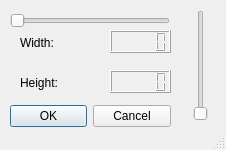
<?xml version="1.0" encoding="UTF-8"?>
<ui version="4.0">
 <class>QSettings</class>
 <widget class="QMainWindow" name="QSettings">
  <property name="geometry">
   <rect>
    <x>0</x>
    <y>0</y>
    <width>226</width>
    <height>150</height>
   </rect>
  </property>
  <property name="windowTitle">
   <string>Settings</string>
  </property>
  <widget class="QWidget" name="centralwidget">
   <widget class="QDialogButtonBox" name="buttonBox">
    <property name="geometry">
     <rect>
      <x>10</x>
      <y>100</y>
      <width>161</width>
      <height>32</height>
     </rect>
    </property>
    <property name="orientation">
     <enum>Qt::Horizontal</enum>
    </property>
    <property name="standardButtons">
     <set>QDialogButtonBox::Cancel|QDialogButtonBox::Ok</set>
    </property>
   </widget>
   <widget class="QLCDNumber" name="lcdWidth">
    <property name="geometry">
     <rect>
      <x>110</x>
      <y>30</y>
      <width>61</width>
      <height>23</height>
     </rect>
    </property>
   </widget>
   <widget class="QLCDNumber" name="lcdHeight">
    <property name="geometry">
     <rect>
      <x>110</x>
      <y>70</y>
      <width>61</width>
      <height>23</height>
     </rect>
    </property>
   </widget>
   <widget class="QLabel" name="lHeight">
    <property name="geometry">
     <rect>
      <x>20</x>
      <y>72</y>
      <width>81</width>
      <height>21</height>
     </rect>
    </property>
    <property name="text">
     <string>Height: </string>
    </property>
   </widget>
   <widget class="QSlider" name="sliderWidth">
    <property name="geometry">
     <rect>
      <x>10</x>
      <y>10</y>
      <width>160</width>
      <height>22</height>
     </rect>
    </property>
    <property name="minimum">
     <number>5</number>
    </property>
    <property name="maximum">
     <number>30</number>
    </property>
    <property name="orientation">
     <enum>Qt::Horizontal</enum>
    </property>
   </widget>
   <widget class="QSlider" name="sliderHeight">
    <property name="geometry">
     <rect>
      <x>190</x>
      <y>10</y>
      <width>22</width>
      <height>111</height>
     </rect>
    </property>
    <property name="minimum">
     <number>5</number>
    </property>
    <property name="maximum">
     <number>30</number>
    </property>
    <property name="orientation">
     <enum>Qt::Vertical</enum>
    </property>
   </widget>
   <widget class="QLabel" name="lWidth">
    <property name="geometry">
     <rect>
      <x>20</x>
      <y>33</y>
      <width>81</width>
      <height>20</height>
     </rect>
    </property>
    <property name="text">
     <string>Width:</string>
    </property>
   </widget>
  </widget>
  <widget class="QStatusBar" name="statusbar"/>
 </widget>
 <resources/>
 <connections/>
</ui>
